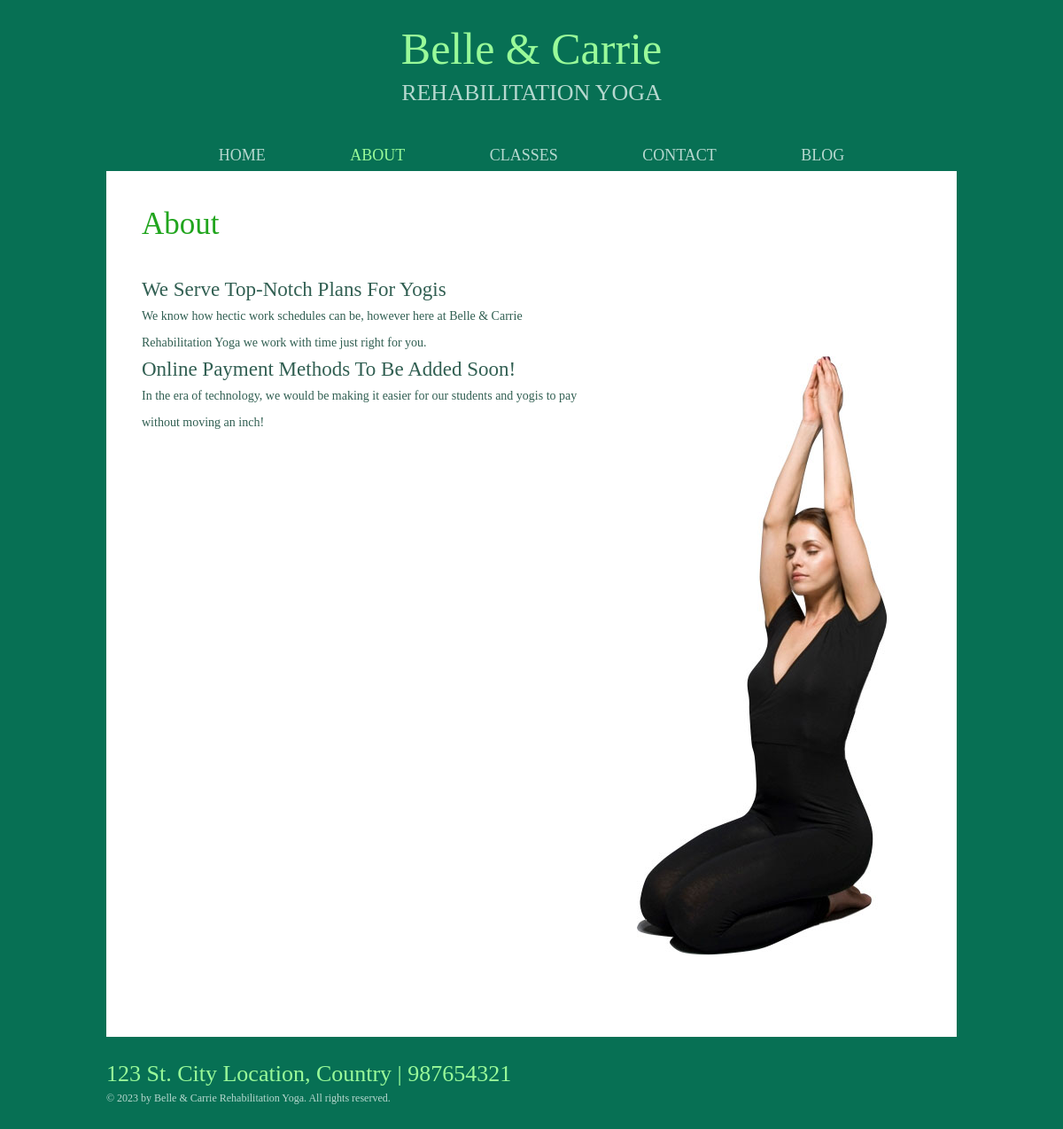
/yoga_about/about/, run on the app's committed database.
### yoga_about/models.py (models this page shows, shortened)
class Update(models.Model):
    title = models.CharField(max_length=200)
    text = models.TextField()
    image = models.ImageField(upload_to='images')

### yoga_about/views.py (the view)
# urls.py: path('about/', views.about, name='about'),
def about(request):
    updates = Update.objects.all()
    return render(request, 'yoga_about/about.html', {'updates': updates})

### yoga_about/templates/yoga_about/about.html (shortened to what this page needs)
{% load static %}
<!DOCTYPE html>
<html>
<head>
	<link rel="stylesheet" href="{% static 'css/style.css' %}">
	<link rel="stylesheet" href="{% static 'css/mobile.css' %}">
</head>
<body>
	<div id="header">
		<h1><a href="{% url 'yoga_home:homepage' %}">Belle &amp; Carrie <span>Rehabilitation Yoga</span></a></h1>
		<ul id="navigation">
			<li>
				<a href="{% url 'yoga_home:homepage' %}">Home</a>
			</li>
			<li class="current">
				<a href="{% url 'yoga_about:about' %}">About</a>
			</li>
			<li>
				<a href="{% url 'yoga_classes:classes' %}">Classes</a>
			</li>
			<li>
				<a href="{% url 'yoga_about:about' %}">Contact</a>
			</li>
			<li>
				<a href="{% url 'yoga_blog:blog' %}">Blog</a>
			</li>
		</ul>
	</div>
	<div id="body">
		<h2>About</h2>
		<div class="content">
			{% for update in updates %}
			<div>
				<h3>{{update.title}}</h3>
				<p>{{update.text}}</p>
			</div>
			{% endfor %}
			<img src="{% static 'yoga_classes/media/lady-in-yoga.jpg' %}" alt="lady doing yoga" class="figure">
		</div>
	</div>
	<div id="footer">
		<div>
			<span>123 St. City Location, Country | 987654321</span>
			<p>
				&copy; 2023 by Belle &amp; Carrie Rehabilitation Yoga. All rights reserved.
			</p>
		</div>
		<div id="connect">
			<a href="https://freewebsitetemplates.com/go/facebook/" id="facebook" target="_blank">Facebook</a>
			<a href="https://freewebsitetemplates.com/go/twitter/" id="twitter" target="_blank">Twitter</a>
			<a href="https://freewebsitetemplates.com/go/googleplus/" id="googleplus" target="_blank">Google&#43;</a>
			<a href="https://freewebsitetemplates.com/go/pinterest/" id="pinterest" target="_blank">Pinterest</a>
		</div>
	</div>
</body>
</html>

### yoga_blog/static/css/style.css (style rules this page uses)
body { background: #077054; color: #315f52; font-family: 'latoregular'; font-size: 14px; margin: 0; padding: 0; }
a { outline: none; }
img { border: none; }
p { line-height: 30px; margin: 0; }
#header { margin: 0 auto; max-width: 960px; }
#header h1 { font-size: 50px; font-weight: normal; line-height: 50px; margin: 0; padding: 30px 0; text-align: center; }
#header h1 a { color: #99fa99; text-decoration: none; }
#header h1 a span { color: #b6d8cf; display: block; font-family: 'nixie_oneregular'; font-size: 26px; text-transform: uppercase; }
#header ul#navigation { list-style: none; margin: 0; padding: 0; text-align: center; }
#header ul#navigation li { display: inline; line-height: 30px; position: relative; }
#header ul#navigation li a { color: #b6d8cf; font-size: 18px; padding: 0 46px; text-align: center; text-decoration: none; text-transform: uppercase; }
#header ul#navigation li.current a { color: #99fa99; }
#body { background: #ffffff; margin: 1px auto 0; max-width: 880px; min-height: 827px; overflow: hidden; padding: 45px 40px 46px; }
#body > h2 { color: #21a51e; font-family: 'nixie_oneregular'; font-size: 35px; font-weight: normal; line-height: 30px; margin: 0; padding: 0 0 44px; }
#body img.figure { display: block; float: right; margin: 74px 38px 46px 0; max-width: 100%; width: auto; }
#body div.content { overflow: hidden; }
#body div.content > div { float: left; width: 510px; }
#body div.content h3, #body form h3, #body ul.blog li h3 { font-family: 'nixie_oneregular'; font-size: 23px; font-weight: normal; line-height: 30px; margin: 0; padding: 25px 0 0; }
#body div.content h3:first-child, #body div.content div div.section:first-child { padding: 0; }
#body div.content img.figure { margin: 0 38px 46px 0; }
#footer { margin: 0 auto; max-width: 960px; overflow: hidden; padding: 30px 0 60px; }
#footer div { float: left; width: 500px; }
#footer div span { color: #99fa99; display: block; font-size: 26px; line-height: 24px; }
#footer div p { color: #b6d8cf; font-size: 12px; line-height: 30px; }
#footer div#connect { float: right; overflow: hidden; width: auto; }
#footer div#connect a { background: url(../images/icons.png) no-repeat; display: block; float: left; text-indent: -99999px; }
#footer div#connect a#facebook { background-position: 0 0; height: 30px; width: 16px; }
#footer div#connect a#twitter { background-position: 0 -30px; height: 30px; margin: 0 0 0 28px; width: 37px; }
#footer div#connect a#googleplus { background-position: 0 -61px; height: 32px; margin: 0 0 0 19px; width: 32px; }
#footer div#connect a#pinterest { background-position: 0 -94px; height: 30px; margin: 0 0 0 23px; width: 30px; }

### data on the page
Update: title "We Serve Top-Notch Plans For Yogis", text "We know how hectic work schedules can be, however here at Belle & Carrie Rehabilitation Yoga we work with time just right for you."
Update: title "Online Payment Methods To Be Added Soon!", text "In the era of technology, we would be making it easier for our students and yogis to pay without moving an inch!"
